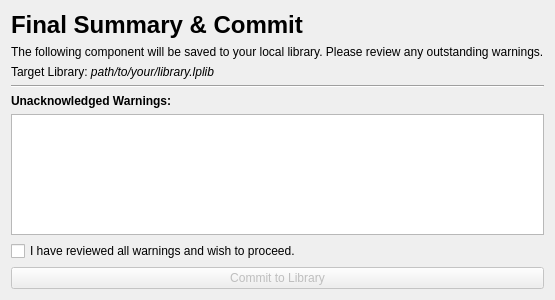
<?xml version="1.0" encoding="UTF-8"?>
<ui version="4.0">
 <class>FinalizePage</class>
 <widget class="QWidget" name="FinalizePage">
  <property name="geometry">
   <rect>
    <x>0</x>
    <y>0</y>
    <width>400</width>
    <height>300</height>
   </rect>
  </property>
  <property name="windowTitle">
   <string>Form</string>
  </property>
  <layout class="QVBoxLayout" name="verticalLayout_2">
   <item>
    <widget class="QLabel" name="label_FinalHeader">
     <property name="text">
      <string>&lt;h1&gt;Final Summary &amp;amp; Commit&lt;/h1&gt;</string>
     </property>
    </widget>
   </item>
   <item>
    <widget class="QLabel" name="label_FinalSubheader">
     <property name="text">
      <string>The following component will be saved to your local library. Please review any outstanding warnings.</string>
     </property>
    </widget>
   </item>
   <item>
    <widget class="QLabel" name="label_FinalLibraryPath">
     <property name="text">
      <string>Target Library: &lt;i&gt;path/to/your/library.lplib&lt;/i&gt;</string>
     </property>
    </widget>
   </item>
   <item>
    <widget class="Line" name="line_5">
     <property name="orientation">
      <enum>Qt::Horizontal</enum>
     </property>
    </widget>
   </item>
   <item>
    <widget class="QLabel" name="label_UnacknowledgedWarnings">
     <property name="font">
      <font>
       <weight>75</weight>
       <bold>true</bold>
      </font>
     </property>
     <property name="text">
      <string>Unacknowledged Warnings:</string>
     </property>
    </widget>
   </item>
   <item>
    <widget class="QListWidget" name="finalWarningList"/>
   </item>
   <item>
    <widget class="QCheckBox" name="finalAcknowledgeCheckbox">
     <property name="text">
      <string>I have reviewed all warnings and wish to proceed.</string>
     </property>
    </widget>
   </item>
   <item>
    <widget class="QPushButton" name="button_CommitToLibrary">
     <property name="toolTip">
      <string>You must acknowledge all warnings before committing</string>
     </property>
     <property name="text">
      <string>Commit to Library</string>
     </property>
     <property name="enabled">
      <bool>false</bool>
     </property>
    </widget>
   </item>
   <item>
    <spacer name="verticalSpacer_2">
     <property name="orientation">
      <enum>Qt::Vertical</enum>
     </property>
     <property name="sizeHint" stdset="0">
      <size>
       <width>20</width>
       <height>40</height>
      </size>
     </property>
    </spacer>
   </item>
  </layout>
 </widget>
 <resources/>
 <connections/>
</ui>
